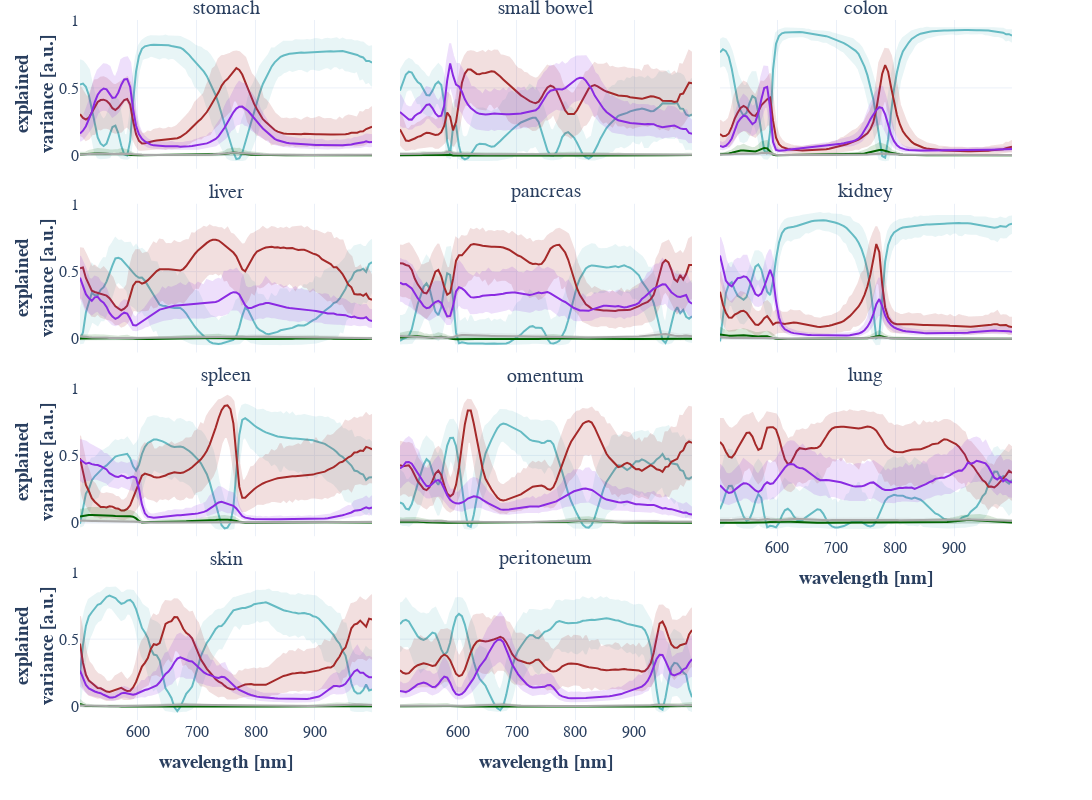

The notebook cell saved with this chart:
### Code cell
labels = settings_species.label_mapping_organs.label_names()
n_cols = 3
n_rows = math.ceil(len(labels) / n_cols)
fig = make_subplots(
    n_rows,
    n_cols,
    subplot_titles=labels,
    shared_yaxes="all",
    vertical_spacing=0.05,
    horizontal_spacing=0.03,
)
wavelengths = list(np.arange(500, 1000, 5) + 2.5)
factor_colors = {
    "species": "#66bbc4",
    "ID": "#A52A2A",
    "Image": "#8A2BE2",
    "angle": "#006400",
    "residual": "#A9A9A9",
}
factor_renaming = {
    "ID": "subject",
    "Image": "image",
    "residual": "residuals",
}

for i, label in enumerate(labels):
    row_idx = i // n_cols
    col_idx = i % n_cols
    df_label = df[df["label_name"] == label]

    for factor in factor_colors.keys():
        mid_line = df_label[f"{factor}1" if factor == "residual" else f"{factor}."].values
        top_line = df_label[f"{factor}CI2"].values
        bottom_line = df_label[f"{factor}CI1"].values

        upper_border = list(top_line)
        lower_border = list(bottom_line)
        lower_border.reverse()

        name = factor_renaming.get(factor, factor)
        fig.add_trace(
            go.Scatter(
                x=wavelengths,
                y=mid_line,
                name=name,
                line_color=factor_colors[factor],
                legendgroup=name,
                showlegend=i == 0,
            ),
            row=row_idx + 1,
            col=col_idx + 1,
        )
        fig.add_trace(
            go.Scatter(
                x=wavelengths + wavelengths[::-1],
                y=upper_border + lower_border,
                fill="toself",
                fillcolor=factor_colors[factor],
                line_color=factor_colors[factor],
                opacity=0.15,
                name=name,
                legendgroup=name,
                showlegend=False,
                hoverinfo="skip",
            ),
            row=row_idx + 1,
            col=col_idx + 1,
        )

    if col_idx == 0:
        fig.update_yaxes(
            title="<b>explained<br>variance [a.u.]</b>", title_standoff=0, row=row_idx + 1, col=col_idx + 1
        )
    if row_idx == n_rows - 1:
        fig.update_xaxes(title="<b>wavelength [nm]</b>", row=row_idx + 1, col=col_idx + 1)

fig.update_xaxes(showticklabels=False)
ticks = [600, 700, 800, 900]
for row, col in [(4, 1), (4, 2), (3, 3)]:
    fig.update_xaxes(
        tickmode="array",
        tickvals=ticks,
        ticktext=ticks,
        showticklabels=True,
        title="<b>wavelength [nm]</b>",
        row=row,
        col=col,
    )

fig.update_annotations(font=dict(size=20))
for i, annotation in enumerate(fig.layout.annotations):
    fig.layout.annotations[i].text = settings_rat.labels_paper_renaming.get(
        fig.layout.annotations[i].text, fig.layout.annotations[i].text
    )

fig.update_layout(height=800, width=1200, template="plotly_white")
fig.update_layout(font_family="Libertinus Sans", font_size=16, margin=dict(t=20))
fig.update_layout(showlegend=False)

fig.write_image(settings_species.paper_dir / "mixed_effect_analysis_base.pdf")
fig
